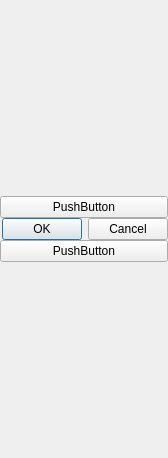
<?xml version="1.0" encoding="UTF-8"?>
<ui version="4.0">
 <class>Form</class>
 <widget class="QWidget" name="Form">
  <property name="geometry">
   <rect>
    <x>0</x>
    <y>0</y>
    <width>168</width>
    <height>458</height>
   </rect>
  </property>
  <property name="sizePolicy">
   <sizepolicy hsizetype="Expanding" vsizetype="Expanding">
    <horstretch>0</horstretch>
    <verstretch>0</verstretch>
   </sizepolicy>
  </property>
  <property name="minimumSize">
   <size>
    <width>168</width>
    <height>0</height>
   </size>
  </property>
  <property name="maximumSize">
   <size>
    <width>300</width>
    <height>16777215</height>
   </size>
  </property>
  <property name="baseSize">
   <size>
    <width>168</width>
    <height>0</height>
   </size>
  </property>
  <property name="focusPolicy">
   <enum>Qt::FocusPolicy::NoFocus</enum>
  </property>
  <property name="windowTitle">
   <string>Form</string>
  </property>
  <property name="layoutDirection">
   <enum>Qt::LayoutDirection::LeftToRight</enum>
  </property>
  <layout class="QVBoxLayout" name="verticalLayout_2">
   <property name="spacing">
    <number>0</number>
   </property>
   <property name="leftMargin">
    <number>0</number>
   </property>
   <property name="topMargin">
    <number>0</number>
   </property>
   <property name="rightMargin">
    <number>0</number>
   </property>
   <property name="bottomMargin">
    <number>0</number>
   </property>
   <item>
    <layout class="QVBoxLayout" name="verticalLayout" stretch="1,2,0">
     <property name="sizeConstraint">
      <enum>QLayout::SizeConstraint::SetNoConstraint</enum>
     </property>
     <item>
      <widget class="QPushButton" name="pushButton_2">
       <property name="text">
        <string>PushButton</string>
       </property>
      </widget>
     </item>
     <item>
      <widget class="QDialogButtonBox" name="buttonBox">
       <property name="standardButtons">
        <set>QDialogButtonBox::StandardButton::Cancel|QDialogButtonBox::StandardButton::Ok</set>
       </property>
      </widget>
     </item>
     <item>
      <widget class="QPushButton" name="pushButton">
       <property name="text">
        <string>PushButton</string>
       </property>
      </widget>
     </item>
    </layout>
   </item>
  </layout>
 </widget>
 <resources/>
 <connections/>
</ui>
